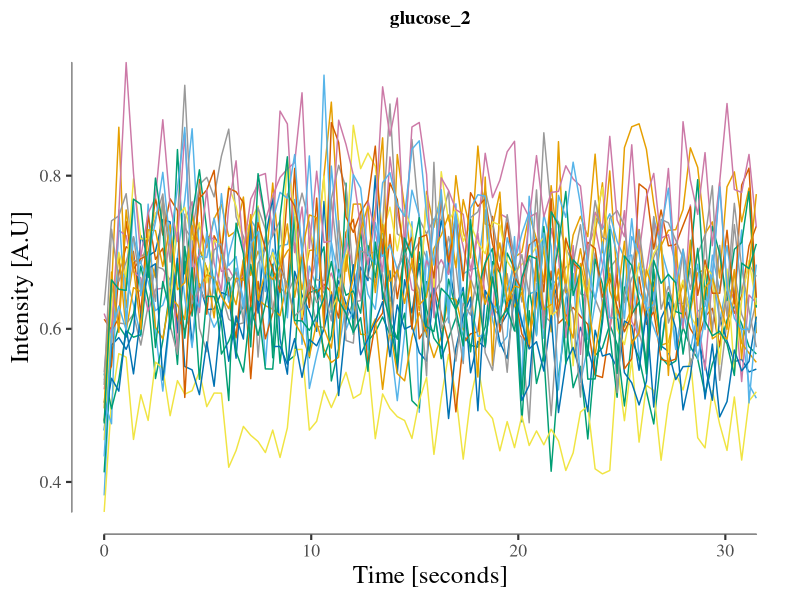
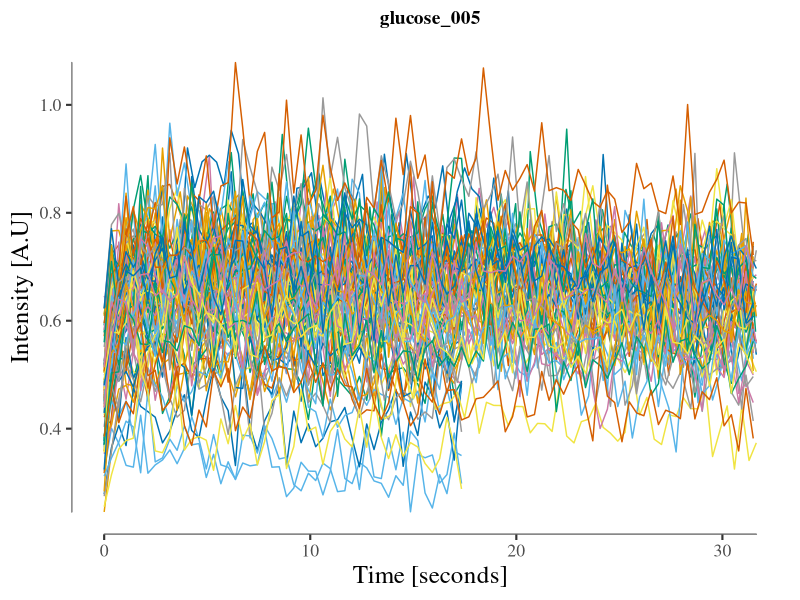
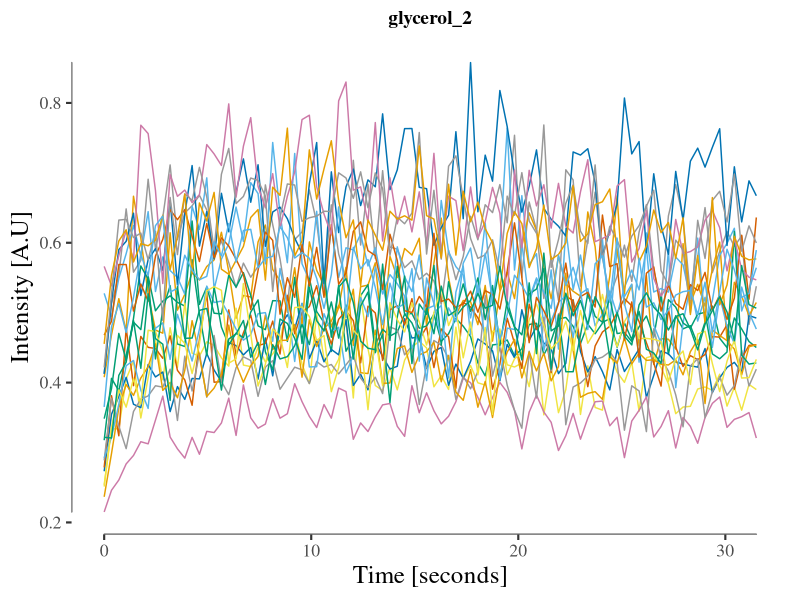
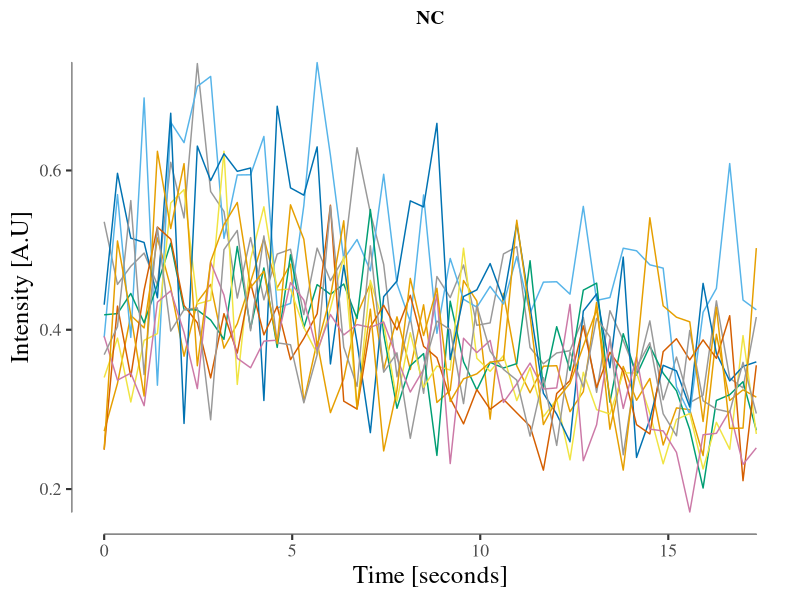

The R script that drew these images, in order:
library(tidyverse)
library(stringr)
library(ggthemes)


# Plotting the data for each experimental condition (glucose 2 and 0.05%, glycerol 
# 2% and NC) for all individuals. The created svg-plots are stored in result-folder. 


# General plotting parameters 
my_theme <- theme_tufte(base_size = 16) + theme(plot.title = element_text(hjust = 0.5, size = 14, face="bold"), 
                                                plot.subtitle = element_text(hjust = 0.5)) +
  theme(axis.title=element_text(size=18))
my_colors <- rep(c("#999999", "#E69F00", "#56B4E9", "#009E73",
                   "#F0E442", "#0072B2", "#D55E00", "#CC79A7"), 20)
BASE_HEIGHT <- 5
BASE_WIDTH <- 7.0


# --------------------------------------------------------------------------------------
# Plot the data 
# --------------------------------------------------------------------------------------


# Read and plot each data-case 
data <- read_csv("../../Intermediate/Data_files/Data_tidy.csv", 
                 col_types = cols(id = col_factor(), 
                                  exp_tag = col_factor()))

# Ensure that directory where to save results exist 
dir_save <- "../../Result/Data_set/"
if(!dir.exists(dir_save)) dir.create(dir_save, recursive = T)

# Plot all conditions 
exp_tags <- unique(data$exp_tag)
for(i in 1:length(exp_tags)){

  tag_plot <- as.character(exp_tags[i])
  data_plot <- data %>%
    filter(exp_tag == tag_plot)
  
  p <- ggplot(data_plot, aes(time, intensity, color = id)) + 
    geom_line() + 
    geom_rangeframe(color="black") + 
    labs(x = "Time [seconds]", y = "Intensity [A.U]", title = tag_plot) + 
    scale_color_manual(values = my_colors) + 
    my_theme + 
    theme(legend.position = "none")
  
  file_save <- str_c(dir_save, tag_plot, ".svg")
  ggsave(file_save, p, width = BASE_WIDTH, height = BASE_HEIGHT)
}
